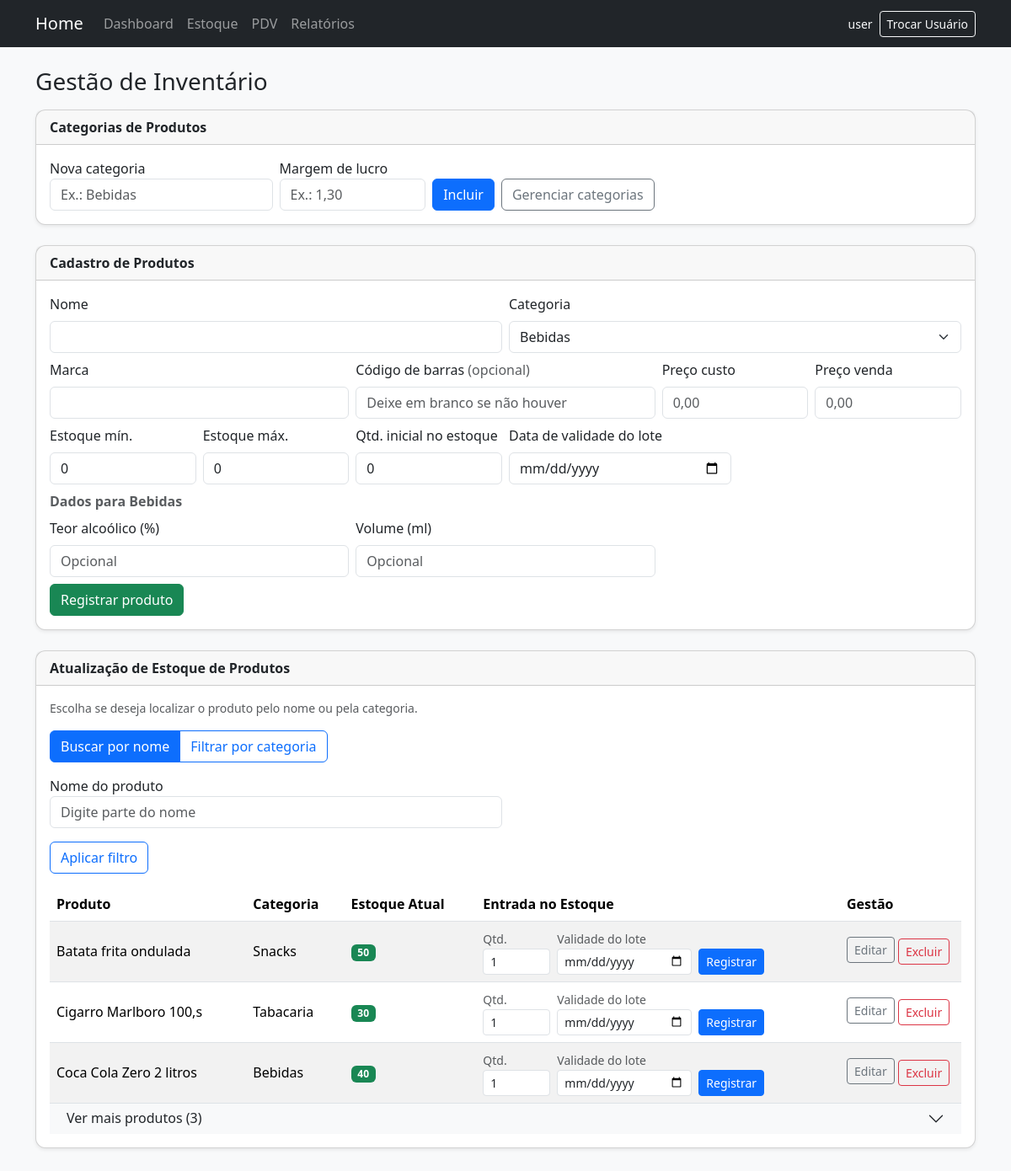
Screenshot of /estoque/ (signed in) with the database file from the repository.
### app/models.py (models this page shows, shortened)
class User(UserMixin, db.Model):
    id = db.Column(db.Integer, primary_key=True)
    username = db.Column(db.String(80), unique=True, nullable=False)
    password_hash = db.Column(db.String(255), nullable=False)
    role = db.Column(db.String(20), nullable=False, default="operador")
    created_at = db.Column(db.DateTime, default=datetime.utcnow)
    movements = db.relationship("StockMovement", back_populates="usuario")
    @property
    def is_admin(self) -> bool:
        return self.role == "admin"

class Product(db.Model):
    id = db.Column(db.Integer, primary_key=True)
    nome = db.Column(db.String(120), nullable=False)
    categoria_id = db.Column(db.Integer, db.ForeignKey("category.id"), nullable=False)
    marca = db.Column(db.String(80), nullable=False)
    codigo_barras = db.Column(db.String(30), unique=True, nullable=True)
    preco_custo = db.Column(db.Numeric(10, 2), nullable=False)
    preco_venda = db.Column(db.Numeric(10, 2), nullable=False)
    estoque_min = db.Column(db.Integer, nullable=False, default=0)
    estoque_max = db.Column(db.Integer, nullable=False, default=0)
    teor_alcoolico = db.Column(db.Float)
    volume_ml = db.Column(db.Integer)
    tipo_tabacaria = db.Column(db.String(50))
    peso_g = db.Column(db.Integer)
    sabor = db.Column(db.String(50))
    created_at = db.Column(db.DateTime, default=datetime.utcnow)
    categoria = db.relationship("Category", back_populates="produtos")
    lotes = db.relationship("Batch", back_populates="produto", cascade="all, delete-orphan")
    movimentacoes = db.relationship("StockMovement", back_populates="produto")
    @property
    def estoque_total(self) -> int:
        return sum(lote.quantidade for lote in self.lotes)
    @property
    def estoque_baixo(self) -> bool:
        return self.estoque_total <= self.estoque_min

class Category(db.Model):
    id = db.Column(db.Integer, primary_key=True)
    nome = db.Column(db.String(40), unique=True, nullable=False)
    margem_de_lucro = db.Column(db.Numeric(8, 2), nullable=False, default=Decimal("1.10"))
    produtos = db.relationship("Product", back_populates="categoria")

class Batch(db.Model):
    id = db.Column(db.Integer, primary_key=True)
    produto_id = db.Column(db.Integer, db.ForeignKey("product.id"), nullable=False)
    quantidade = db.Column(db.Integer, nullable=False, default=0)
    data_validade = db.Column(db.Date, nullable=False)
    data_entrada = db.Column(db.DateTime, default=datetime.utcnow, nullable=False)
    produto = db.relationship("Product", back_populates="lotes")

### app/routes/estoque.py (the view)
@estoque_bp.route("/")
@login_required
def listar():
    modo_raw = (request.args.get("modo") or "").strip()
    categoria = (request.args.get("categoria") or "").strip() or None
    q = (request.args.get("q") or "").strip()
    if modo_raw in ("busca", "categoria"):
        modo = modo_raw
    elif categoria:
        modo = "categoria"
    else:
        modo = "busca"
    query = Product.query
    if modo == "busca" and q:
        query = query.filter(Product.nome.ilike(f"%{q}%"))
    elif modo == "categoria" and categoria:
        query = query.join(Product.categoria).filter_by(nome=categoria)
    produtos = query.order_by(Product.nome).all()
    categorias = Category.query.order_by(Category.nome).all()
    return render_template(
        "estoque/listar.html",
        produtos=produtos,
        categorias=categorias,
        filtro_categoria=categoria or "",
        filtro_modo=modo,
        filtro_busca=q,
    )

### app/models.py (called while the page is built)
@login_manager.user_loader
def load_user(user_id: str):
    return User.query.get(int(user_id))

### app/templates/estoque/listar.html (shortened to what this page needs)
{% extends 'base.html' %}
{% block content %}
  {% macro linha_estoque_produto(produto) %}
          <tr>
            <td>{{ produto.nome }}</td>
            <td>{{ produto.categoria.nome }}</td>
            <td>
              <span class="badge {% if produto.estoque_baixo %}text-bg-danger{% else %}text-bg-success{% endif %}">
                {{ produto.estoque_total }}
              </span>
            </td>
            <td>
              <form method="post" action="{{ url_for('estoque.entrada_rapida', produto_id=produto.id) }}" class="row g-1 g-sm-2 align-items-end">
                <div class="col-auto">
                  <label class="form-label mb-0 small text-muted" for="er-qtd-{{ produto.id }}">Qtd.</label>
                  <input id="er-qtd-{{ produto.id }}" type="number" name="quantidade" min="1" value="1" class="form-control form-control-sm" style="width: 5rem;">
                </div>
                <div class="col-auto">
                  <label class="form-label mb-0 small text-muted" for="er-val-{{ produto.id }}">Validade do lote</label>
                  <input id="er-val-{{ produto.id }}" type="date" name="data_validade" class="form-control form-control-sm" style="width: 10rem;" required>
                </div>
                <div class="col-auto">
                  <button class="btn btn-sm btn-primary">Registrar</button>
                </div>
              </form>
            </td>
            <td class="text-nowrap">
              <button
                type="button"
                class="btn btn-sm btn-outline-secondary js-abrir-editar mb-1"
                data-bs-toggle="modal"
                data-bs-target="#modalEditarProduto"
                data-id="{{ produto.id }}"
                data-nome="{{ produto.nome | e }}"
                data-categoria-id="{{ produto.categoria_id }}"
                data-marca="{{ produto.marca | e }}"
                data-codigo="{{ (produto.codigo_barras or '') | e }}"
                data-preco-custo="{{ produto.preco_custo }}"
                data-preco-venda="{{ produto.preco_venda }}"
                data-estoque-min="{{ produto.estoque_min }}"
                data-estoque-max="{{ produto.estoque_max }}"
                data-teor="{{ produto.teor_alcoolico if produto.teor_alcoolico is not none else '' }}"
                data-volume="{{ produto.volume_ml if produto.volume_ml is not none else '' }}"
                data-tipo-tab="{{ (produto.tipo_tabacaria or '') | e }}"
                data-peso="{{ produto.peso_g if produto.peso_g is not none else '' }}"
                data-sabor="{{ (produto.sabor or '') | e }}"
                data-cat-nome="{{ produto.categoria.nome | e }}">Editar</button>
              <form method="post" action="{{ url_for('estoque.produto_excluir', produto_id=produto.id) }}" class="d-inline"
                    onsubmit="return confirm('Excluir este produto? Lotes, movimentações e histórico deste item serão apagados.');">
                <button type="submit" class="btn btn-sm btn-outline-danger">Excluir</button>
              </form>
            </td>
          </tr>
  {% endmacro %}
  <div class="d-flex justify-content-between align-items-center mb-3">
    <h1 class="h3 mb-0">Gestão de Inventário</h1>
  </div>
  <div class="card mb-4 shadow-sm">
    <div class="card-header fw-semibold">Categorias de Produtos</div>
    <div class="card-body">
      <form method="post" action="{{ url_for('estoque.categoria_criar') }}" class="row g-2 align-items-end">
        <div class="col-md-4 col-lg-3">
          <label class="form-label mb-0" for="nova-categoria-nome">Nova categoria</label>
          <input type="text" id="nova-categoria-nome" name="nome" class="form-control" maxlength="40" placeholder="Ex.: Bebidas" required>
        </div>
        <div class="col-md-3 col-lg-2">
          <label class="form-label mb-0" for="nova-categoria-margem">Margem de lucro</label>
          <input type="text" id="nova-categoria-margem" name="margem_de_lucro" class="form-control" required inputmode="decimal" placeholder="Ex.: 1,30" title="Multiplicador: preço de venda = preço de custo × margem (2 casas decimais).">
        </div>
        <div class="col-auto d-flex flex-wrap align-items-end gap-2">
          <button type="submit" class="btn btn-primary">Incluir</button>
          <button type="button" class="btn btn-outline-secondary" data-bs-toggle="modal" data-bs-target="#modalCategorias">
            Gerenciar categorias
          </button>
        </div>
      </form>
    </div>
  </div>
  <div class="card mb-4 shadow-sm">
    <div class="card-header fw-semibold">Cadastro de Produtos</div>
    <div class="card-body">
      {% if categorias %}
        <form method="post" action="{{ url_for('estoque.produto_criar') }}" class="js-form-produto">
          <div class="row g-2 mb-2">
            <div class="col-md-6">
              <label class="form-label">Nome</label>
              <input type="text" name="nome" class="form-control" required maxlength="120">
            </div>
            <div class="col-md-6">
              <label class="form-label">Categoria</label>
              <select name="categoria_id" class="form-select js-categoria-select" required>
                {% for cat in categorias %}
                  <option value="{{ cat.id }}" data-nome="{{ cat.nome }}" data-margem-lucro="{{ '%.2f'|format(cat.margem_de_lucro|float) }}">{{ cat.nome }}</option>
                {% endfor %}
              </select>
            </div>
            <div class="col-md-4">
              <label class="form-label">Marca</label>
              <input type="text" name="marca" class="form-control" required maxlength="80">
            </div>
            <div class="col-md-4">
              <label class="form-label">Código de barras <span class="text-muted fw-normal">(opcional)</span></label>
              <input type="text" name="codigo_barras" class="form-control" maxlength="30" placeholder="Deixe em branco se não houver">
            </div>
            <div class="col-md-2">
              <label class="form-label">Preço custo</label>
              <input type="text" name="preco_custo" class="form-control js-preco-custo" required inputmode="decimal" placeholder="0,00" autocomplete="off">
            </div>
            <div class="col-md-2">
              <label class="form-label">Preço venda</label>
              <input type="text" name="preco_venda" class="form-control js-preco-venda" required inputmode="decimal" placeholder="0,00" title="Calculado: preço custo × margem da categoria (pode ajustar manualmente).">
            </div>
            <div class="col-md-2">
              <label class="form-label">Estoque mín.</label>
              <input type="number" name="estoque_min" class="form-control" min="0" value="0">
            </div>
            <div class="col-md-2">
              <label class="form-label">Estoque máx.</label>
              <input type="number" name="estoque_max" class="form-control" min="0" value="0">
            </div>
            <div class="col-md-2">
              <label class="form-label">Qtd. inicial no estoque</label>
              <input type="number" name="quantidade_inicial" class="form-control" min="0" value="0" title="Se maior que zero, informe a data de validade do lote">
            </div>
            <div class="col-md-3">
              <label class="form-label">Data de validade do lote</label>
              <input type="date" name="data_validade" class="form-control" title="Obrigatória se a quantidade inicial for maior que zero">
            </div>
          </div>
          <div class="js-extra-bebidas row g-2 mb-2 d-none">
            <div class="col-12 text-muted medium"><b>Dados para Bebidas</b></div>
            <div class="col-md-4">
              <label class="form-label">Teor alcoólico (%)</label>
              <input type="number" step="any" name="teor_alcoolico" class="form-control" placeholder="Opcional">
            </div>
            <div class="col-md-4">
              <label class="form-label">Volume (ml)</label>
              <input type="number" name="volume_ml" class="form-control" min="0" placeholder="Opcional">
            </div>
          </div>
          <button type="submit" class="btn btn-success">Registrar produto</button>
        </form>
      {% else %}
        <p class="text-muted mb-0">Cadastre categorias na seção acima antes de incluir produtos.</p>
      {% endif %}
    </div>
  </div>
  <div class="card mb-4 shadow-sm">
    <div class="card-header fw-semibold">Atualização de Estoque de Produtos</div>
    <div class="card-body">
      <form method="get" id="formFiltroAtualizacaoEstoque" class="mb-3">
        <p class="text-muted small mb-2 mb-md-3">Escolha se deseja localizar o produto pelo nome ou pela categoria.</p>
        <div class="btn-group flex-wrap mb-3" role="group" aria-label="Modo de filtro">
          <label class="btn btn-outline-primary" for="modo-busca-estoque">Buscar por nome</label>
          <label class="btn btn-outline-primary" for="modo-categoria-estoque">Filtrar por categoria</label>
        </div>
        <div class="row g-2 align-items-end {% if filtro_modo != 'busca' %}d-none{% endif %}" id="bloco-busca-estoque">
          <div class="col-md-8 col-lg-6">
            <label class="form-label mb-0" for="filtro-q-estoque">Nome do produto</label>
            <input type="search" name="q" id="filtro-q-estoque" class="form-control" value="{{ filtro_busca }}" placeholder="Digite parte do nome" autocomplete="off">
          </div>
        </div>
        <div class="row g-2 mt-2">
          <div class="col-auto">
            <button class="btn btn-outline-primary" type="submit">Aplicar filtro</button>
          </div>
        </div>
      </form>
      <div class="table-responsive">
        <table class="table table-striped align-middle mb-0">
          <thead>
            <tr>
              <th>Produto</th>
              <th>Categoria</th>
              <th>Estoque Atual</th>
              <th>Entrada no Estoque</th>
              <th style="width: 9rem;">Gestão</th>
            </tr>
          </thead>
          <tbody>
            {% for produto in produtos %}
              {% if loop.index <= 3 %}
                {{ linha_estoque_produto(produto) }}
              {% endif %}
            {% endfor %}
            {% if produtos|length > 3 %}
              <tr class="border-top-0">
                <td colspan="5" class="p-0 border-bottom-0">
                  <div class="accordion accordion-flush" id="accordionMaisProdutosEstoque">
                    <div class="accordion-item border-0">
                      <h2 class="accordion-header" id="headingMaisProdutosEstoque">
                        <button class="accordion-button collapsed py-2 shadow-none bg-light" type="button" data-bs-toggle="collapse" data-bs-target="#collapseMaisProdutosEstoque" aria-expanded="false" aria-controls="collapseMaisProdutosEstoque">
                          Ver mais produtos ({{ produtos|length - 3 }})
                        </button>
                      </h2>
                    </div>
                  </div>
                </td>
              </tr>
            {% endif %}
          </tbody>
        </table>
      </div>
    </div>
  </div>
{% endblock %}

### app/templates/partials/_nav.html (shortened to what this page needs)
<nav class="navbar navbar-expand-lg navbar-dark bg-dark">
  <div class="container">
    <a class="navbar-brand" href="{{ url_for('main.dashboard') }}">Home</a>
    <div class="collapse navbar-collapse" id="menu">
      <ul class="navbar-nav me-auto mb-2 mb-lg-0">
        <li class="nav-item"><a class="nav-link" href="{{ url_for('main.dashboard') }}">Dashboard</a></li>
        <li class="nav-item"><a class="nav-link" href="{{ url_for('estoque.listar') }}">Estoque</a></li>
        <li class="nav-item"><a class="nav-link" href="{{ url_for('vendas.pdv') }}">PDV</a></li>
        <li class="nav-item"><a class="nav-link" href="{{ url_for('relatorios.index') }}">Relatórios</a></li>
      </ul>
      <div class="d-flex align-items-center ms-lg-auto flex-wrap gap-2 mt-2 mt-lg-0">
        {% if current_user.is_authenticated %}
          <span class="navbar-text text-light small">{{ current_user.username }}</span>
          <a class="btn btn-outline-light btn-sm" href="{{ url_for('auth.login', trocar=1) }}">Trocar Usuário</a>
        {% else %}
          <a class="btn btn-outline-light btn-sm" href="{{ url_for('auth.login') }}">Entrar</a>
        {% endif %}
      </div>
    </div>
  </div>
</nav>

### app/static/css/style.css (style rules this page uses)
body { min-height: 100vh; }
.card { border-radius: 0.75rem; }

### rows the page displays
User: username "user"
Product: nome "Batata frita ondulada", categoria.nome "Snacks", estoque_total "50"
Product: nome "Cigarro Marlboro 100,s", categoria.nome "Tabacaria", estoque_total "30"
Product: nome "Coca Cola Zero 2 litros", categoria.nome "Bebidas", estoque_total "40"

### other values shown
{{ produtos|length - 3 }} "3"
form field categoria_id "Bebidas"
